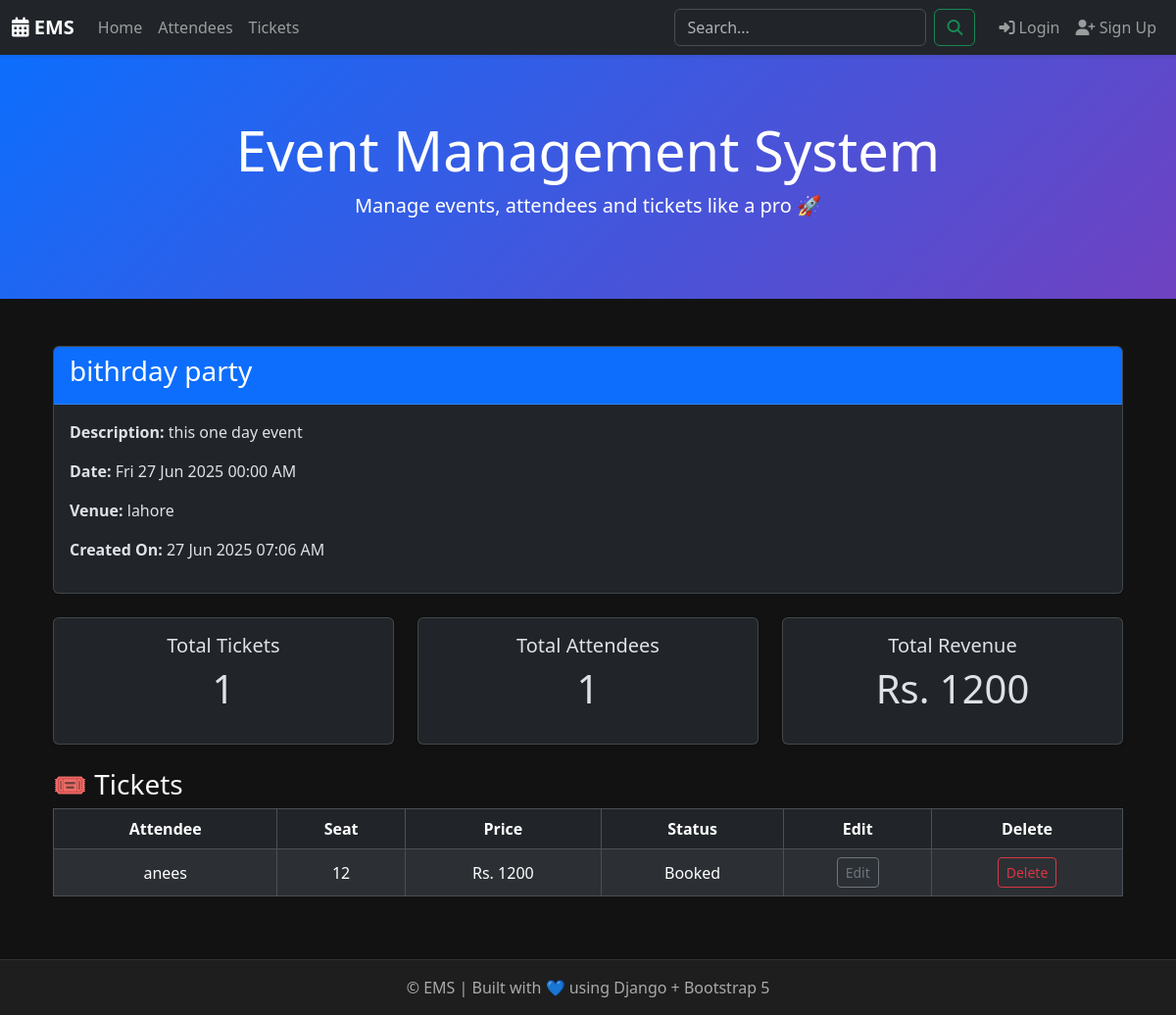
The page /event/details/7/ on the database its author committed.
### aneesapp/models.py (models this page shows, shortened)
class Event(models.Model):
   title=models.CharField(max_length=100)
   description= models.TextField()
   date = models.DateTimeField(default=timezone.now)
   venue=models.CharField(max_length=200)
   created_at=models.DateTimeField(auto_now_add=True)

class Ticket(models.Model):
   event=models.ForeignKey(Event,on_delete=models.CASCADE)
   attendee =models.ForeignKey(Attendee,on_delete=models.CASCADE)
   seat_number=models.CharField(max_length=100)
   price=models.IntegerField()
   status=models.CharField(max_length=5,choices=A)
   created_at =models.DateTimeField(auto_now_add=True)

class Attendee(models.Model):
    name =models.CharField(max_length=100)
    email=models.EmailField()
    phone_number=models.CharField(max_length=100)
    registered_at =models.DateTimeField(auto_now_add=True)

### aneesapp/views.py (the view)
# urls.py: path('event/details/<int:event_id>/', views.details, name='details'),
def details(request, event_id):
    event = get_object_or_404(Event, pk=event_id)
    tickets = Ticket.objects.filter(event=event)
    total_revenue = sum(ticket.price for ticket in tickets)
    total_attendees = len(set(ticket.attendee.id for ticket in tickets))
    return render(request, 'details.html', {
        'event': event,
        'tickets': tickets,
        'total_revenue': total_revenue,
        'total_attendees': total_attendees,
    })

### aneesapp/templates/details.html (shortened to what this page needs)
{% extends "layout.html" %}
{% block content %}
<div class="container mt-5">
    <div class="card mb-4">
        <div class="card-header bg-primary text-white">
            <h3>{{ event.title }}</h3>
        </div>
        <div class="card-body">
            <p><strong>Description:</strong> {{ event.description }}</p>
            <p><strong>Date:</strong> {{ event.date|date:"D d M Y H:i A" }}</p>
            <p><strong>Venue:</strong> {{ event.venue }}</p>
            <p><strong>Created On:</strong> {{ event.created_at|date:"d M Y H:i A" }}</p>
        </div>
    </div>
<div class="row text-center mb-4">
    <div class="col-md-4">
        <div class="card shadow-sm">
            <div class="card-body">
                <h5>Total Tickets</h5>
                <p class="display-6">{{ tickets|length }}</p>
            </div>
        </div>
    </div>
    <div class="col-md-4">
        <div class="card shadow-sm">
            <div class="card-body">
                <h5>Total Attendees</h5>
                <p class="display-6">{{ total_attendees }}</p>
            </div>
        </div>
    </div>
    <div class="col-md-4">
        <div class="card shadow-sm">
            <div class="card-body">
                <h5>Total Revenue</h5>
                <p class="display-6">Rs. {{ total_revenue }}</p>
            </div>
        </div>
    </div>
</div>
    <h3>🎟 Tickets</h3>
    {% if tickets %}
    <div class="table-responsive">
        <table class="table table-striped table-bordered align-middle text-center">
            <thead class="table-dark">
                <tr>
                    <th>Attendee</th>
                    <th>Seat</th>
                    <th>Price</th>
                    <th>Status</th>
                    <th>Edit</th>
                    <th>Delete</th>
                </tr>
            </thead>
            <tbody>
                {% for ticket in tickets %}
                <tr>
                    <td>{{ ticket.attendee.name }}</td>
                    <td>{{ ticket.seat_number }}</td>
                    <td>Rs. {{ ticket.price }}</td>
                    <td>{{ ticket.get_status_display }}</td>
                    <td>
                        <a class="btn btn-outline-secondary btn-sm" href="{% url 'edit_ticket' ticket.id %}">Edit</a>
                    </td>
                    <td>
                        <a class="btn btn-outline-danger btn-sm" href="{% url 'delete_ticket' ticket.id %}">Delete</a>
                    </td>
                </tr>
                {% endfor %}
            </tbody>
        </table>
    </div>
    {% else %}
    <p class="text-muted">No tickets found for this event.</p>
    {% endif %}
</div>
{% endblock %}

### templates/layout.html (style rules this page uses)
body { background-color: #121212; color: #f8f9fa; }

### rows shown on the page
Event: title "bithrday party", description "this one day event", date "Fri 27 Jun 2025 00:00 AM", venue "lahore", created_at "27 Jun 2025 07:06 AM"
Ticket: attendee.name "anees", seat_number "12", price "1200", status "Booked"

### other values the page prints
{{ tickets|length }} "1"
{{ total_attendees }} "1"
{{ total_revenue }} "1200"
